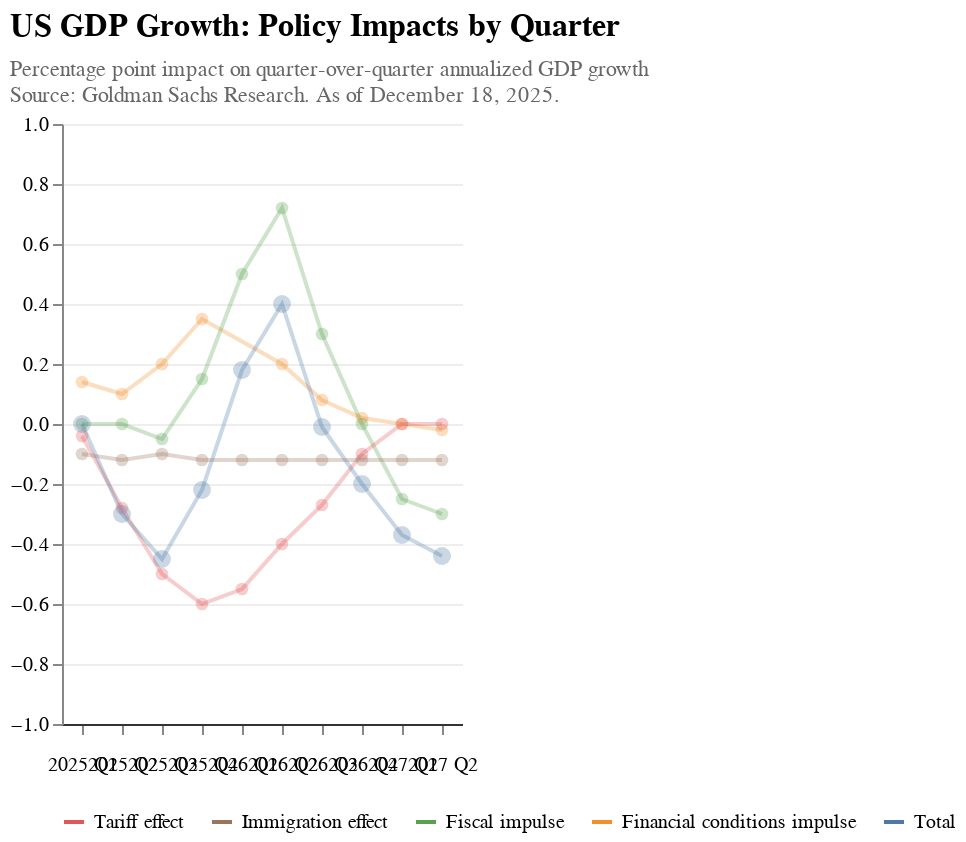

The Vega-Lite source for this figure:
### Vega-Lite specification from a JSON file in a GitHub repository (floating-point values rounded to 4 significant figures)
{"$schema": "https://vega.github.io/schema/vega-lite/v5.json", "title": {"text": "US GDP Growth: Policy Impacts by Quarter", "subtitle": ["Percentage point impact on quarter-over-quarter annualized GDP growth", "Source: Goldman Sachs Research. As of December 18, 2025."], "anchor": "start", "fontSize": 16, "fontWeight": "bold", "subtitleFontSize": 11, "subtitleColor": "#666", "subtitlePadding": 8}, "width": "container", "height": "container", "background": "white", "data": {"values": [{"order": 1, "quarter": "2025 Q1", "series": "Financial conditions impulse", "value": 0.14}, {"order": 1, "quarter": "2025 Q1", "series": "Fiscal impulse", "value": 0.0}, {"order": 1, "quarter": "2025 Q1", "series": "Tariff effect", "value": -0.04}, {"order": 1, "quarter": "2025 Q1", "series": "Immigration effect", "value": -0.1}, {"order": 1, "quarter": "2025 Q1", "series": "Total", "value": 0.0}, {"order": 2, "quarter": "2025 Q2", "series": "Financial conditions impulse", "value": 0.1}, {"order": 2, "quarter": "2025 Q2", "series": "Fiscal impulse", "value": 0.0}, {"order": 2, "quarter": "2025 Q2", "series": "Tariff effect", "value": -0.28}, {"order": 2, "quarter": "2025 Q2", "series": "Immigration effect", "value": -0.12}, {"order": 2, "quarter": "2025 Q2", "series": "Total", "value": -0.3}, {"order": 3, "quarter": "2025 Q3", "series": "Financial conditions impulse", "value": 0.2}, {"order": 3, "quarter": "2025 Q3", "series": "Tariff effect", "value": -0.5}, {"order": 3, "quarter": "2025 Q3", "series": "Immigration effect", "value": -0.1}, {"order": 3, "quarter": "2025 Q3", "series": "Fiscal impulse", "value": -0.05}, {"order": 3, "quarter": "2025 Q3", "series": "Total", "value": -0.45}, {"order": 4, "quarter": "2025 Q4", "series": "Financial conditions impulse", "value": 0.35}, {"order": 4, "quarter": "2025 Q4", "series": "Fiscal impulse", "value": 0.15}, {"order": 4, "quarter": "2025 Q4", "series": "Tariff effect", "value": -0.6}, {"order": 4, "quarter": "2025 Q4", "series": "Immigration effect", "value": -0.12}, {"order": 4, "quarter": "2025 Q4", "series": "Total", "value": -0.22}, {"order": 5, "quarter": "2026 Q1", "series": "Financial conditions", "value": 0.35}, {"order": 5, "quarter": "2026 Q1", "series": "Fiscal impulse", "value": 0.5}, {"order": 5, "quarter": "2026 Q1", "series": "Tariff effect", "value": -0.55}, {"order": 5, "quarter": "2026 Q1", "series": "Immigration effect", "value": -0.12}, {"order": 5, "quarter": "2026 Q1", "series": "Total", "value": 0.18}, {"order": 6, "quarter": "2026 Q2", "series": "Financial conditions impulse", "value": 0.2}, {"order": 6, "quarter": "2026 Q2", "series": "Fiscal impulse", "value": 0.72}, {"order": 6, "quarter": "2026 Q2", "series": "Tariff effect", "value": -0.4}, {"order": 6, "quarter": "2026 Q2", "series": "Immigration effect", "value": -0.12}, {"order": 6, "quarter": "2026 Q2", "series": "Total", "value": 0.4}, {"order": 7, "quarter": "2026 Q3", "series": "Financial conditions impulse", "value": 0.08}, {"order": 7, "quarter": "2026 Q3", "series": "Fiscal impulse", "value": 0.3}, {"order": 7, "quarter": "2026 Q3", "series": "Tariff effect", "value": -0.27}, {"order": 7, "quarter": "2026 Q3", "series": "Immigration effect", "value": -0.12}, {"order": 7, "quarter": "2026 Q3", "series": "Total", "value": -0.01}, {"order": 8, "quarter": "2026 Q4", "series": "Financial conditions impulse", "value": 0.02}, {"order": 8, "quarter": "2026 Q4", "series": "Fiscal impulse", "value": 0.0}, {"order": 8, "quarter": "2026 Q4", "series": "Tariff effect", "value": -0.1}, {"order": 8, "quarter": "2026 Q4", "series": "Immigration effect", "value": -0.12}, {"order": 8, "quarter": "2026 Q4", "series": "Total", "value": -0.2}, {"order": 9, "quarter": "2027 Q1", "series": "Financial conditions impulse", "value": 0.0}, {"order": 9, "quarter": "2027 Q1", "series": "Fiscal impulse", "value": -0.25}, {"order": 9, "quarter": "2027 Q1", "series": "Tariff effect", "value": 0.0}, {"order": 9, "quarter": "2027 Q1", "series": "Immigration effect", "value": -0.12}, {"order": 9, "quarter": "2027 Q1", "series": "Total", "value": -0.37}, {"order": 10, "quarter": "2027 Q2", "series": "Financial conditions impulse", "value": -0.02}, {"order": 10, "quarter": "2027 Q2", "series": "Fiscal impulse", "value": -0.3}, {"order": 10, "quarter": "2027 Q2", "series": "Tariff effect", "value": 0.0}, {"order": 10, "quarter": "2027 Q2", "series": "Immigration effect", "value": -0.12}, {"order": 10, "quarter": "2027 Q2", "series": "Total", "value": -0.44}]}, "encoding": {"x": {"field": "quarter", "type": "ordinal", "sort": ["2025 Q1", "2025 Q2", "2025 Q3", "2025 Q4", "2026 Q1", "2026 Q2", "2026 Q3", "2026 Q4", "2027 Q1", "2027 Q2"], "axis": {"title": null, "labelAngle": 0, "labelFontSize": 10, "labelPadding": 10, "domain": true, "domainColor": "#333"}}}, "layer": [{"params": [{"name": "highlight", "select": {"type": "point", "fields": ["series"], "on": "pointerover", "clear": "pointerout"}}], "mark": {"type": "line", "strokeWidth": 2}, "encoding": {"y": {"field": "value", "type": "quantitative", "axis": {"title": null, "grid": true, "gridColor": "#eee", "labelFontSize": 10}, "scale": {"domain": [-1, 1]}}, "color": {"field": "series", "type": "nominal", "scale": {"domain": ["Tariff effect", "Immigration effect", "Fiscal impulse", "Financial conditions impulse", "Total"], "range": ["#e15759", "#9c755f", "#59a14f", "#f28e2b", "#4e79a7"]}, "legend": {"orient": "bottom", "direction": "horizontal", "title": null, "labelFontSize": 10, "symbolStrokeWidth": 2}}, "opacity": {"condition": {"param": "highlight", "empty": false, "value": 1}, "value": 0.3}, "strokeWidth": {"condition": {"test": "datum.series === 'Total'", "value": 5}, "value": 2}, "tooltip": [{"field": "series", "type": "nominal", "title": "Effect"}, {"field": "quarter", "type": "ordinal", "title": "Quarter"}, {"field": "value", "type": "quantitative", "title": "Impact (pp)", "format": ".2f"}]}}, {"mark": {"type": "point", "filled": true, "size": 40}, "encoding": {"y": {"field": "value", "type": "quantitative"}, "color": {"field": "series", "type": "nominal", "scale": {"domain": ["Tariff effect", "Immigration effect", "Fiscal impulse", "Financial conditions impulse", "Total"], "range": ["#e15759", "#9c755f", "#59a14f", "#f28e2b", "#4e79a7"]}, "legend": null}, "opacity": {"condition": {"param": "highlight", "empty": false, "value": 1}, "value": 0.3}, "size": {"condition": {"test": "datum.series === 'Total'", "value": 80}, "value": 40}}}], "config": {"view": {"stroke": null}, "axis": {"labelFont": "sans-serif", "titleFont": "sans-serif"}}}
